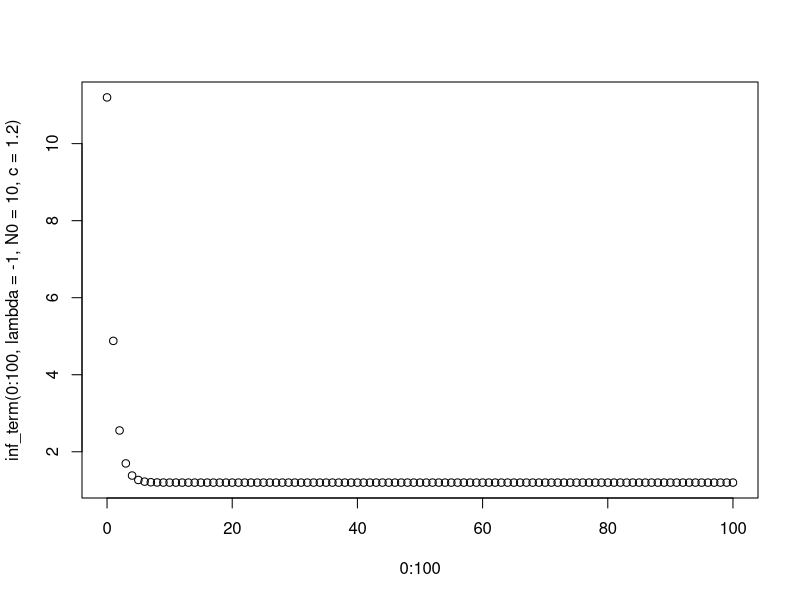
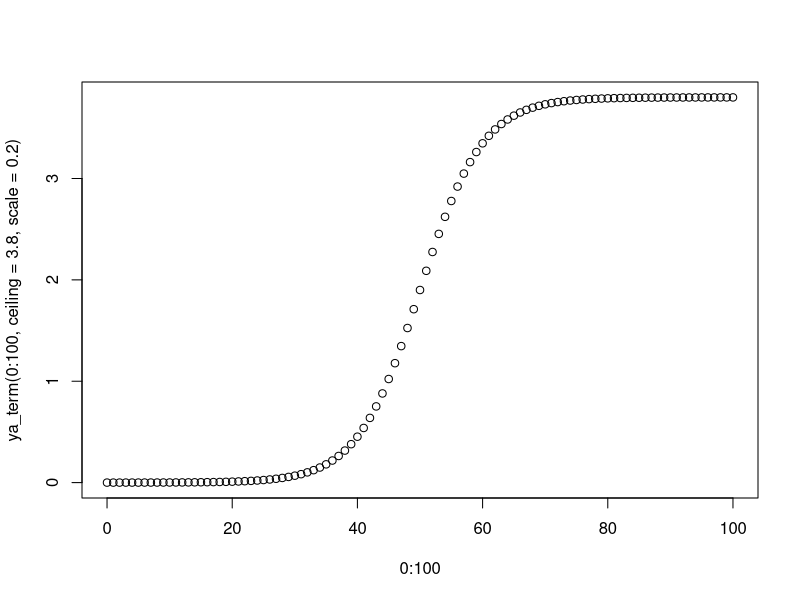
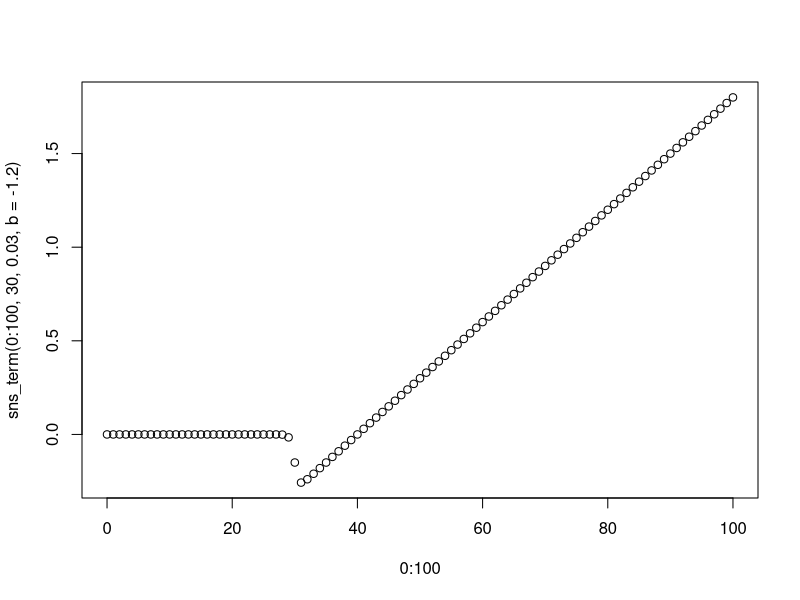
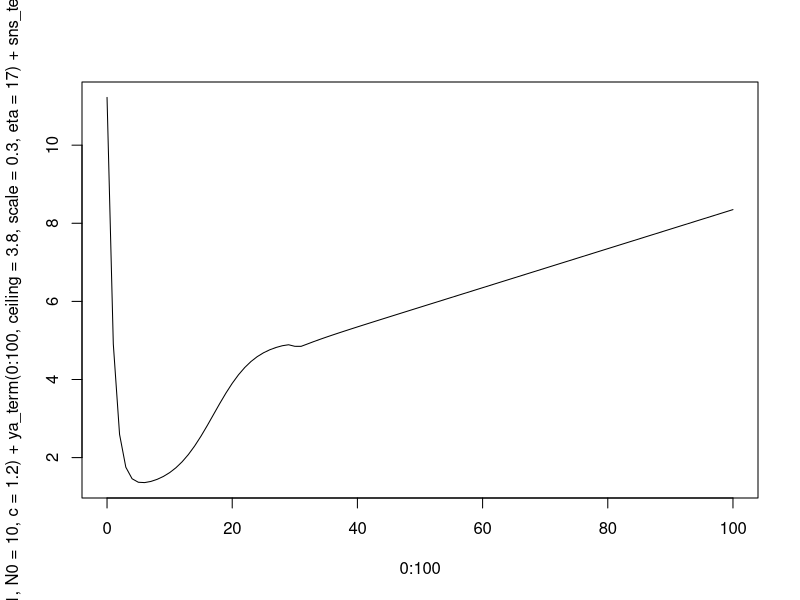

Reproduce these figures in R, in order.
inf_term <- function(x, N0=1, lambda=-1, c=0){
    N0 * exp(lambda * x) + c
}

logit_scaled <- function(x, eta, scale){
    1 / (1 + exp(scale * (eta - x)))
}

ya_term <- function(x, eta=mean(x), scale=1, ceiling=1){
    ceiling * logit_scaled(x, eta, scale)
}

sns_term <- function(x, rho, m, b){
    (m * x + b) * logit_scaled(x, eta=rho, scale=3)
}

plot(0:100, inf_term(0:100, lambda=-1, N0=10, c=1.2))
plot(0:100, ya_term(0:100, ceiling=3.8, scale=.2))
plot(0:100, sns_term(0:100, 30, .03, b=-1.2))

plot(0:100, inf_term(0:100, lambda=-1, N0=10, c=1.2) + 
           ya_term(0:100, ceiling=3.8, scale=.3, eta=17) + 
           sns_term(0:100, 30, .05, b=-1.65), type="l")
